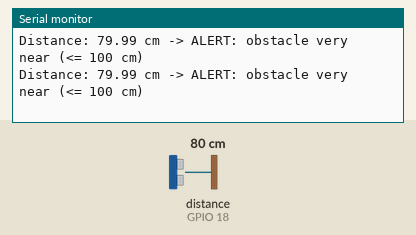
Recording of a sketch running on a simulated ESP8266 (NodeMCU). On the bench: the last lines printed to the serial monitor. Wiring (inferred from the names in the program): ultrasonic range finder: trigger GPIO 5; echo GPIO 18. Inputs (shaded band) come from the test bench; at power-on: distance to the obstacle (sensor on GPIO 18) 80 cm. The echo pulse lasts 58.3 µs per cm.

Above: at 1.8 s.
1.9 s: distance to the obstacle (sensor on GPIO 18) set to 22 cm
At 2.4 s:
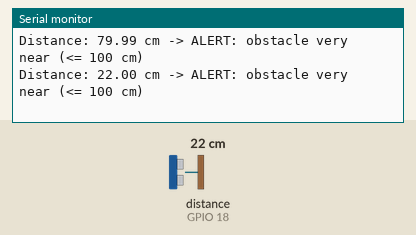
3.4 s: distance to the obstacle (sensor on GPIO 18) set to 19 cm
At 3.81 s:
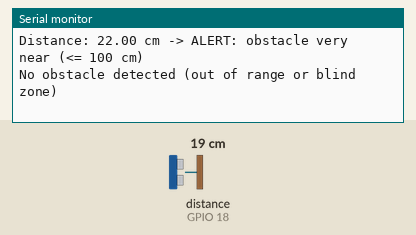
7.5 s: distance to the obstacle (sensor on GPIO 18) set to 195 cm
At 7.82 s:
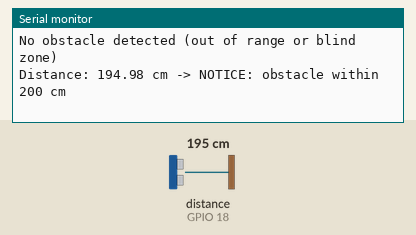
9.0 s: distance to the obstacle (sensor on GPIO 18) set to 206 cm
At 9.32 s:
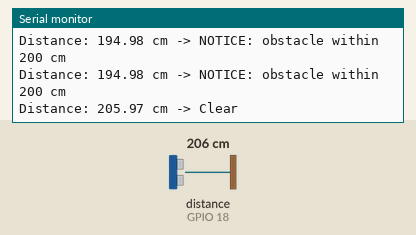

Measured:
- the behaviour switches between 21 and 20 cm on distance to the obstacle (sensor on GPIO 18) (found by bisection; images 1 and 2)
- the behaviour switches between 200 and 201 cm on distance to the obstacle (sensor on GPIO 18) (found by bisection; images 3 and 4)
- after the input at 1.9 s, the serial monitor: prints a new line after 0.10 s (image 1)
- after the input at 3.4 s, the serial monitor: prints a new line after 0.10 s (image 2)
- after the input at 7.5 s, the serial monitor: prints a new line at once (image 3)
- after the input at 9.0 s, the serial monitor: prints a new line at once (image 4)

The sketch:

smart_distance_measurement.ino
```cpp
// Smart Distance Measurement System
// ESP32 (NodeMCU-32S) + RCWL-1655 (JSN-SR04T) waterproof ultrasonic sensor
//
// Works on Ultrasonic Time-of-Flight: times how long a sound pulse takes to
// hit an object and echo back, then converts that into a distance in cm.

#define TRIG_PIN 5   // ESP32 GPIO wired to sensor TRIG
#define ECHO_PIN 18  // ESP32 GPIO wired to sensor ECHO (through a voltage divider - see README)

const float SOUND_SPEED_CM_PER_US = 0.0343; // speed of sound at ~20C

const unsigned long MEASURE_INTERVAL_MS = 500;   // how often to take a reading
const unsigned long PULSE_TIMEOUT_US    = 30000; // give up after this, roughly 5m range

// Sensor can't reliably see anything closer than this - its own "blind zone"
const float MIN_VALID_DISTANCE_CM = 20.0;
const float MAX_VALID_DISTANCE_CM = 450.0;

// proximity thresholds
const float NEAR_THRESHOLD_CM = 200.0;
const float VERY_NEAR_THRESHOLD_CM = 100.0;

unsigned long lastMeasureTime = 0;

void setup() {
  Serial.begin(115200);
  pinMode(TRIG_PIN, OUTPUT);
  pinMode(ECHO_PIN, INPUT);
  digitalWrite(TRIG_PIN, LOW);

  Serial.println("Smart Distance Measurement System - Ready");
}

void loop() {
  if (millis() - lastMeasureTime >= MEASURE_INTERVAL_MS) {
    lastMeasureTime = millis();

    float distanceCm = measureDistanceCm();
    handleReading(distanceCm);
  }
}

// sends a 10us trigger pulse, times the echo, and converts that into cm.
// returns -1 if no echo came back, or if the reading is outside the sensor's
// usable range (blind zone or too far).
float measureDistanceCm() {
  digitalWrite(TRIG_PIN, LOW);
  delayMicroseconds(2);

  digitalWrite(TRIG_PIN, HIGH);
  delayMicroseconds(10);
  digitalWrite(TRIG_PIN, LOW);

  unsigned long durationUs = pulseIn(ECHO_PIN, HIGH, PULSE_TIMEOUT_US);

  if (durationUs == 0) {
    return -1; // no echo received
  }

  float distanceCm = (durationUs * SOUND_SPEED_CM_PER_US) / 2.0;

  if (distanceCm < MIN_VALID_DISTANCE_CM || distanceCm > MAX_VALID_DISTANCE_CM) {
    return -1; // outside the sensor's reliable range
  }

  return distanceCm;
}

// classifies the reading and prints it
void handleReading(float distanceCm) {
  if (distanceCm < 0) {
    Serial.println("No obstacle detected (out of range or blind zone)");
    return;
  }

  Serial.print("Distance: ");
  Serial.print(distanceCm);
  Serial.print(" cm -> ");

  if (distanceCm <= VERY_NEAR_THRESHOLD_CM) {
    Serial.println("ALERT: obstacle very near (<= 100 cm)");
  } else if (distanceCm <= NEAR_THRESHOLD_CM) {
    Serial.println("NOTICE: obstacle within 200 cm");
  } else {
    Serial.println("Clear");
  }
}
```
